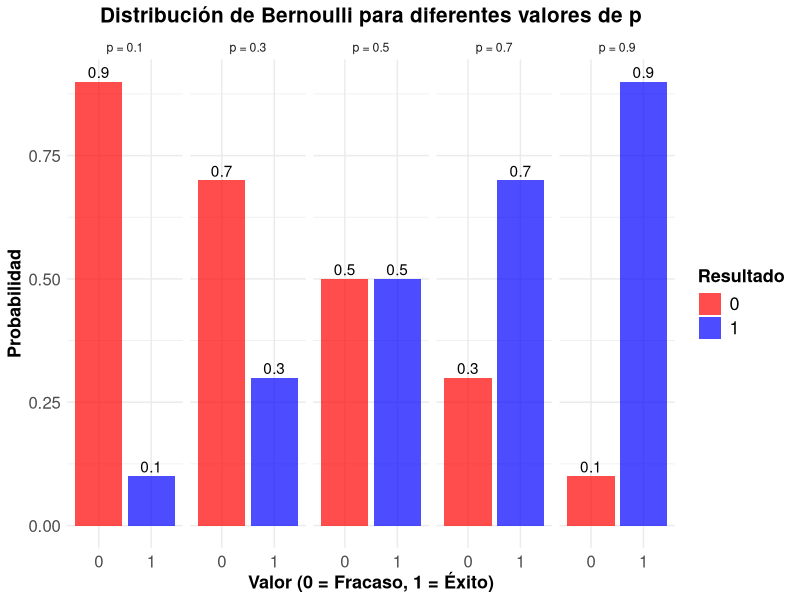
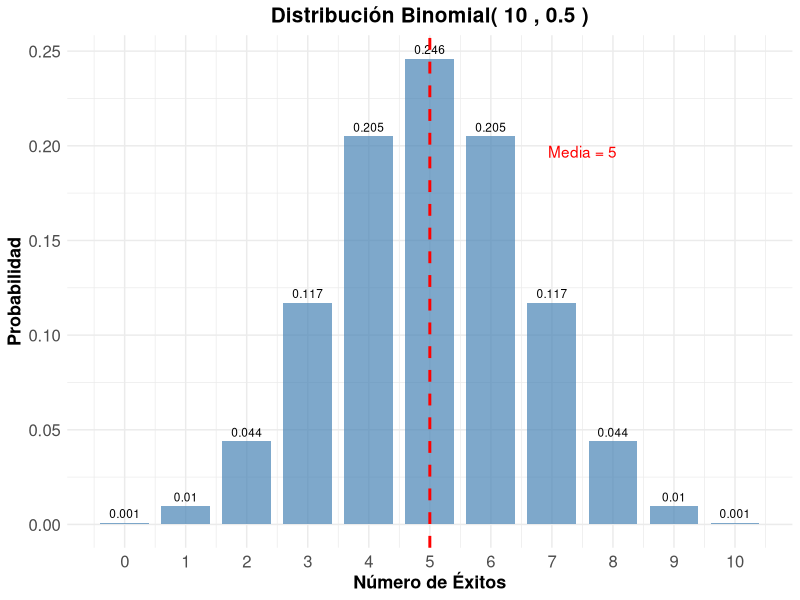
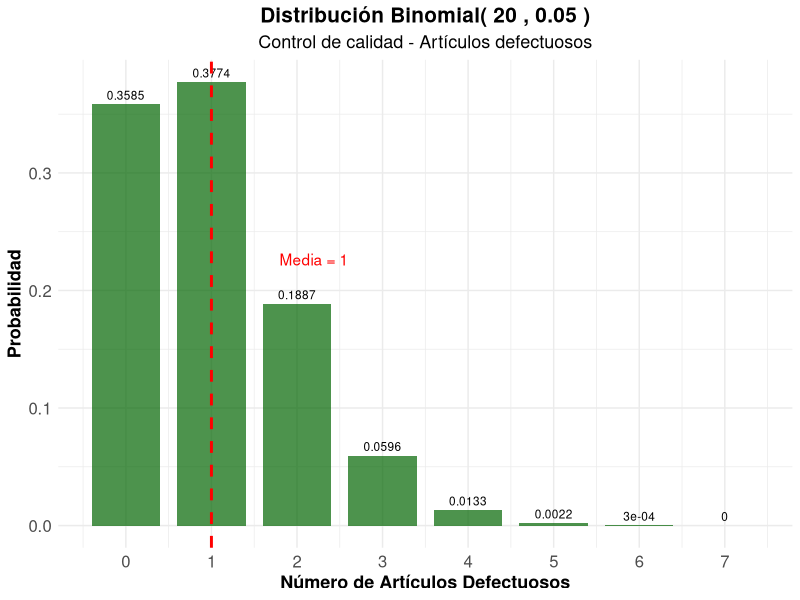
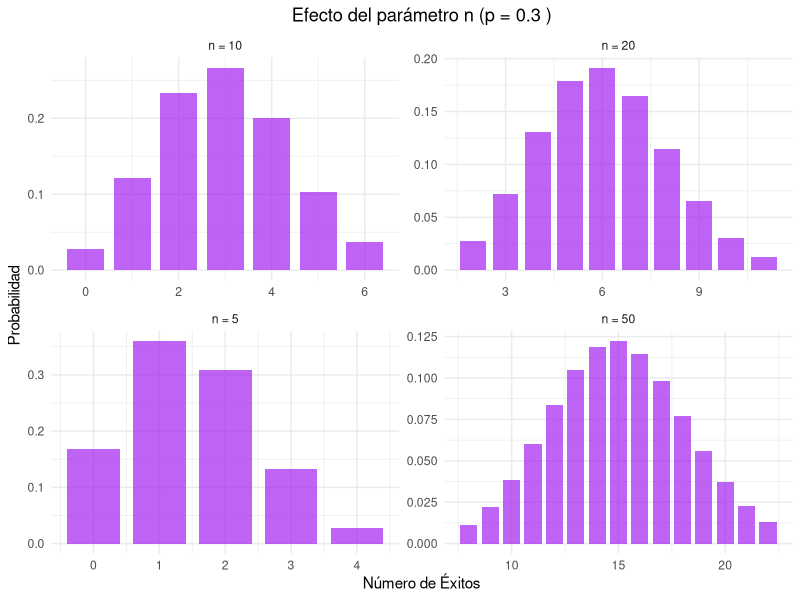
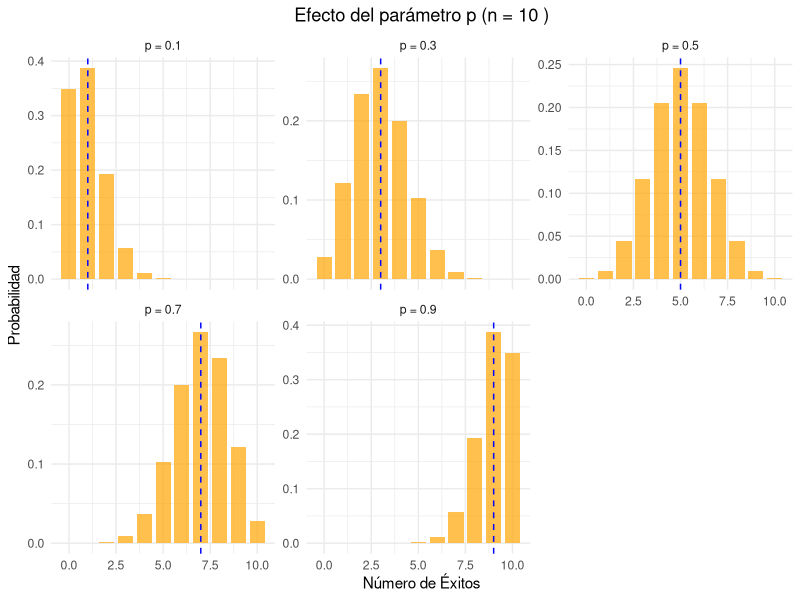
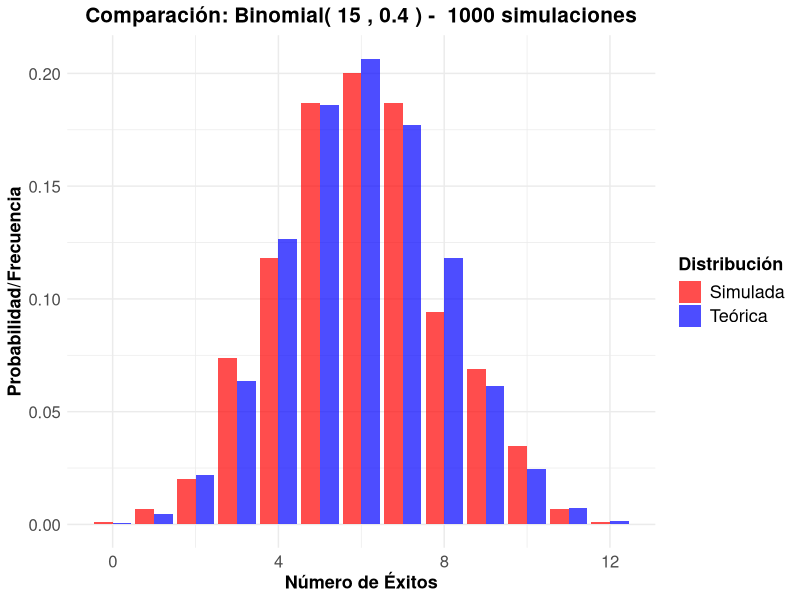
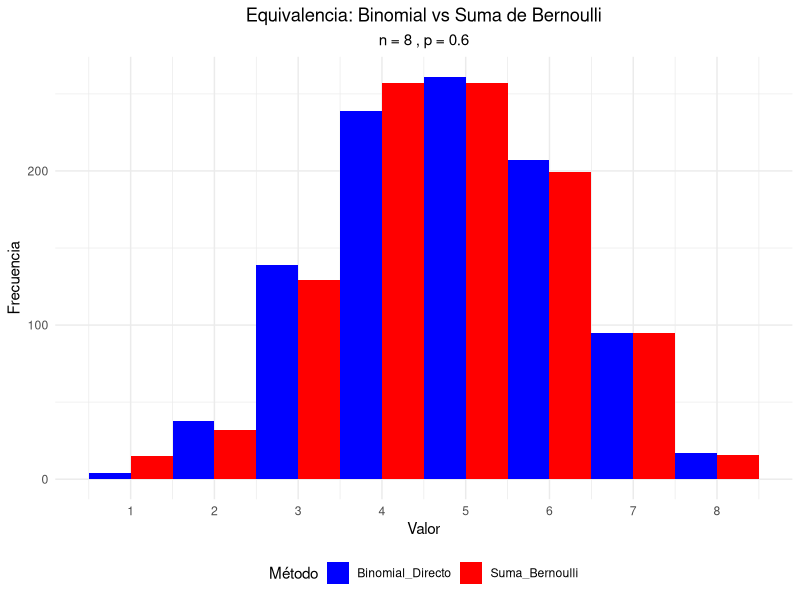
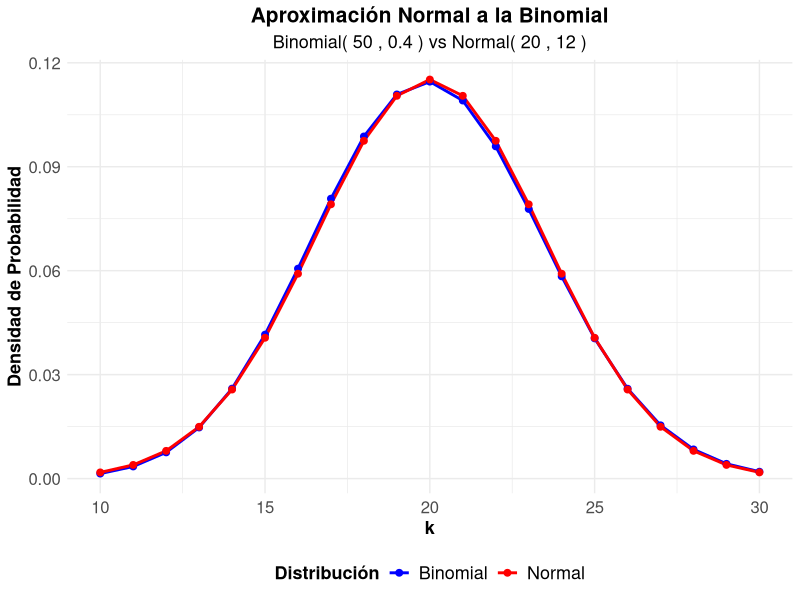

R code for these plots, in order:
## ---- chunk 1
#| label: setup
#| include: false
library(tidyverse)
library(kableExtra)
library(gridExtra)
## ---- chunk 2
#| label: moneda-bernoulli
#| code-fold: true
#| fig-align: center


# Moneda justa
p_moneda <- 0.5

# Crear tabla de probabilidades
bernoulli_moneda <- data.frame(
  Resultado = c("Sello (0)", "Cara (1)"),
  Valor = c(0, 1),
  Probabilidad = c(1-p_moneda, p_moneda)
)

kable(bernoulli_moneda, 
      caption = "Distribución Bernoulli - Moneda justa (p = 0.5)",
      align = "ccc") %>%
  kable_styling(bootstrap_options = "striped")

# Parámetros
media_moneda <- p_moneda
varianza_moneda <- p_moneda * (1 - p_moneda)
desv_std_moneda <- sqrt(varianza_moneda)

cat("Parámetros estadísticos:\n")
cat("Media:", media_moneda, "\n")
cat("Varianza:", varianza_moneda, "\n")
cat("Desviación estándar:", desv_std_moneda, "\n")
## ---- chunk 3
#| label: ejemplos-bernoulli-multiple
#| code-fold: true
#| fig-align: center


# Diferentes valores de p
p_values <- c(0.1, 0.3, 0.5, 0.7, 0.9)

# Crear data frame para visualización
bernoulli_data <- data.frame()
for(p in p_values) {
  temp_data <- data.frame(
    p = paste("p =", p),
    x = c(0, 1),
    probabilidad = c(1-p, p),
    media = p,
    varianza = p*(1-p)
  )
  bernoulli_data <- rbind(bernoulli_data, temp_data)
}

# Tabla de parámetros
param_bernoulli <- data.frame(
  p = p_values,
  Media = p_values,
  Varianza = p_values * (1 - p_values),
  Desv_Std = sqrt(p_values * (1 - p_values))
)

kable(param_bernoulli, 
      caption = "Parámetros de la distribución Bernoulli para diferentes valores de p",
      digits = 4,
      col.names = c("p", "Media", "Varianza", "Desv. Estándar")) %>%
  kable_styling(bootstrap_options = "striped")
## ---- chunk 4
#| label: grafico-bernoulli
#| code-fold: true
#| fig-align: center
#| fig-cap: "Distribución Bernoulli para diferentes valores de p"
ggplot(bernoulli_data, aes(x = factor(x), y = probabilidad, fill = factor(x))) +
  geom_col(alpha = 0.7) +
  geom_text(aes(label = round(probabilidad, 2)), vjust = -0.3) +
  facet_wrap(~p, ncol = 5) +
  scale_fill_manual(values = c("0" = "red", "1" = "blue")) +
  labs(title = "Distribución de Bernoulli para diferentes valores de p",
       x = "Valor (0 = Fracaso, 1 = Éxito)",
       y = "Probabilidad",
       fill = "Resultado") +
  theme_minimal() +
  theme(
    legend.title = element_text(size=13, face="bold"),
    legend.text = element_text(size=13),
    plot.title = element_text(size=15, face="bold", hjust = 0.5),
    plot.subtitle = element_text(size=13, hjust = 0.5),
    axis.text.x=element_text(size=12),
    axis.text.y=element_text(size=12),
    axis.title.x = element_text(face="bold", size=13),
    axis.title.y = element_text(face="bold", size=13)
    # panel.grid.major.y = element_line(color = "#ECF0F1", linewidth = 0.5,
    #   linetype = "dashed"),
    # panel.grid.minor.y = element_blank(),
    # panel.grid.major.x = element_blank(),
    # panel.background = element_rect(fill = "#FAFAFA", color = NA),
    # plot.background = element_rect(fill = "white", color = NA)
  )
## ---- chunk 5
#| label: binomial-monedas
#| code-fold: true
#| fig-align: center


# Parámetros
n_monedas <- 10
p_monedas <- 0.5

# Calcular probabilidades
k_values <- 0:n_monedas
prob_binomial <- dbinom(k_values, n_monedas, p_monedas)

# Crear data frame
binomial_monedas <- data.frame(
  Num_Caras = k_values,
  Probabilidad = prob_binomial
)

# Mostrar tabla
kable(binomial_monedas, 
      caption = paste("Distribución Binomial - 10 lanzamientos de moneda (n =", n_monedas, ", p =", p_monedas, ")"),
      digits = 4,
      col.names = c("Número de Caras", "Probabilidad")) %>%
  kable_styling(bootstrap_options = "striped")

# Parámetros estadísticos
media_monedas <- n_monedas * p_monedas
varianza_monedas <- n_monedas * p_monedas * (1 - p_monedas)
desv_std_monedas <- sqrt(varianza_monedas)

cat("\nParámetros estadísticos:\n")
cat("Media:", media_monedas, "\n")
cat("Varianza:", varianza_monedas, "\n")
cat("Desviación estándar:", round(desv_std_monedas, 4), "\n")
## ---- chunk 6
#| label: grafico-binomial-monedas
#| fig-cap: "Distribución Binomial - 10 lanzamientos de moneda"
#| code-fold: true
#| fig-align: center


ggplot(binomial_monedas, aes(x = Num_Caras, y = Probabilidad)) +
  geom_col(fill = "steelblue", alpha = 0.7, width = 0.8) +
  geom_text(aes(label = round(Probabilidad, 3)), vjust = -0.5, size = 3) +
  geom_vline(xintercept = media_monedas, color = "red", linetype = "dashed", linewidth = 1) +
  annotate("text", x = media_monedas + 2.5, y = max(prob_binomial) * 0.8, 
           label = paste("Media =", media_monedas), color = "red") +
  scale_x_continuous(breaks = k_values) +
  labs(title = paste("Distribución Binomial(", n_monedas, ",", p_monedas, ")"),
       x = "Número de Éxitos",
       y = "Probabilidad") +
  theme_minimal() +
  theme(
    legend.title = element_text(size=13, face="bold"),
    legend.text = element_text(size=13),
    plot.title = element_text(size=15, face="bold", hjust = 0.5),
    plot.subtitle = element_text(size=13, hjust = 0.5),
    axis.text.x=element_text(size=12),
    axis.text.y=element_text(size=12),
    axis.title.x = element_text(face="bold", size=13),
    axis.title.y = element_text(face="bold", size=13)
    # panel.grid.major.y = element_line(color = "#ECF0F1", linewidth = 0.5,
    #   linetype = "dashed"),
    # panel.grid.minor.y = element_blank(),
    # panel.grid.major.x = element_blank(),
    # panel.background = element_rect(fill = "#FAFAFA", color = NA),
    # plot.background = element_rect(fill = "white", color = NA)
  )
## ---- chunk 7
#| label: control-calidad
#| code-fold: true
#| fig-align: center


# Parámetros
n_articulos <- 20
p_defecto <- 0.05

# Probabilidades
k_defectos <- 0:n_articulos
prob_defectos <- dbinom(k_defectos, n_articulos, p_defecto)

# Crear data frame
calidad_data <- data.frame(
  Defectos = k_defectos,
  Probabilidad = prob_defectos
)

# Filtrar probabilidades significativas (> 0.001)
calidad_filtrada <- calidad_data[calidad_data$Probabilidad > 0.001, ]

kable(calidad_filtrada, 
      caption = paste("Distribución Binomial - Control de calidad (n =", n_articulos, ", p =", p_defecto, ")"),
      digits = 4,
      col.names = c("Número de Defectos", "Probabilidad")) %>%
  kable_styling(bootstrap_options = "striped")

# Parámetros estadísticos
media_defectos <- n_articulos * p_defecto
varianza_defectos <- n_articulos * p_defecto * (1 - p_defecto)
desv_std_defectos <- sqrt(varianza_defectos)

cat("Parámetros estadísticos:\n")
cat("Media:", media_defectos, "\n")
cat("Varianza:", round(varianza_defectos, 4), "\n")
cat("Desviación estándar:", round(desv_std_defectos, 4), "\n")

# Probabilidades importantes
prob_0_defectos <- dbinom(0, n_articulos, p_defecto)
prob_max_2_defectos <- pbinom(2, n_articulos, p_defecto)
prob_mas_3_defectos <- 1 - pbinom(3, n_articulos, p_defecto)

cat("\nProbabilidades de interés:\n")
cat("P(0 defectos):", round(prob_0_defectos, 4), "\n")
cat("P(≤ 2 defectos):", round(prob_max_2_defectos, 4), "\n")
cat("P(> 3 defectos):", round(prob_mas_3_defectos, 4), "\n")
## ---- chunk 8
#| label: grafico-calidad
#| code-fold: true
#| fig-align: center
#| fig-cap: "Distribución Binomial - Control de calidad"


ggplot(calidad_data[1:8, ], aes(x = Defectos, y = Probabilidad)) +
  geom_col(fill = "darkgreen", alpha = 0.7, width = 0.8) +
  geom_text(aes(label = round(Probabilidad, 4)), vjust = -0.5, size = 3) +
  geom_vline(xintercept = media_defectos, color = "red", linetype = "dashed", linewidth = 1) +
  annotate("text", x = media_defectos + 1.2, y = max(prob_defectos) * 0.6, 
           label = paste("Media =", media_defectos), color = "red") +
  scale_x_continuous(breaks = 0:7) +
  labs(title = paste("Distribución Binomial(", n_articulos, ",", p_defecto, ")"),
       subtitle = "Control de calidad - Artículos defectuosos",
       x = "Número de Artículos Defectuosos",
       y = "Probabilidad") +
  theme_minimal() +
  theme(
    legend.title = element_text(size=13, face="bold"),
    legend.text = element_text(size=13),
    plot.title = element_text(size=15, face="bold", hjust = 0.5),
    plot.subtitle = element_text(size=13, hjust = 0.5),
    axis.text.x=element_text(size=12),
    axis.text.y=element_text(size=12),
    axis.title.x = element_text(face="bold", size=13),
    axis.title.y = element_text(face="bold", size=13)
    # panel.grid.major.y = element_line(color = "#ECF0F1", linewidth = 0.5,
    #   linetype = "dashed"),
    # panel.grid.minor.y = element_blank(),
    # panel.grid.major.x = element_blank(),
    # panel.background = element_rect(fill = "#FAFAFA", color = NA),
    # plot.background = element_rect(fill = "white", color = NA)
  )
## ---- chunk 9
#| label: efecto-n
#| code-fold: true
#| fig-align: center

# Diferentes valores de n con p fijo
n_vals <- c(5, 10, 20, 50)
p_fijo <- 0.3

# Crear data frame para comparación
comp_n_data <- data.frame()
for(n in n_vals) {
  k_vals <- 0:n
  probs <- dbinom(k_vals, n, p_fijo)
  temp_data <- data.frame(
    n = paste("n =", n),
    k = k_vals,
    probabilidad = probs,
    media = n * p_fijo,
    varianza = n * p_fijo * (1 - p_fijo)
  )
  comp_n_data <- rbind(comp_n_data, temp_data)
}

# Filtrar para visualización (solo valores con probabilidad > 0.01)
comp_n_filtered <- comp_n_data[comp_n_data$probabilidad > 0.01, ]

ggplot(comp_n_filtered, aes(x = k, y = probabilidad)) +
  geom_col(fill = "purple", alpha = 0.7, width = 0.8) +
  facet_wrap(~n, scales = "free") +
  labs(title = paste("Efecto del parámetro n (p =", p_fijo, ")"),
       x = "Número de Éxitos",
       y = "Probabilidad") +
  theme_minimal() +
  theme(plot.title = element_text(hjust = 0.5))
## ---- chunk 10
#| label: efecto-p
#| code-fold: true
#| fig-align: center 
#| fig-cap: "Efecto del parámetro p en la distribución binomial"
# Diferentes valores de p con n fijo
p_vals <- c(0.1, 0.3, 0.5, 0.7, 0.9)
n_fijo <- 10

# Crear data frame para comparación
comp_p_data <- data.frame()
for(p in p_vals) {
  k_vals <- 0:n_fijo
  probs <- dbinom(k_vals, n_fijo, p)
  temp_data <- data.frame(
    p = paste("p =", p),
    k = k_vals,
    probabilidad = probs,
    media = n_fijo * p,
    varianza = n_fijo * p * (1 - p)
  )
  comp_p_data <- rbind(comp_p_data, temp_data)
}

ggplot(comp_p_data, aes(x = k, y = probabilidad)) +
  geom_col(fill = "orange", alpha = 0.7, width = 0.8) +
  geom_vline(aes(xintercept = media), color = "blue", linetype = "dashed") +
  facet_wrap(~p, scales = "free_y") +
  labs(title = paste("Efecto del parámetro p (n =", n_fijo, ")"),
       x = "Número de Éxitos",
       y = "Probabilidad") +
  theme_minimal() +
  theme(plot.title = element_text(hjust = 0.5))
## ---- chunk 11
#| label: simulacion-binomial
#| code-fold: true

n_trials <- 15
p_sim_bin <- 0.4
n_sim_bin <- 1000

# Generar datos
datos_binomial <- rbinom(n_sim_bin, n_trials, p_sim_bin)

# Calcular estadísticas observadas
media_obs_bin <- mean(datos_binomial)
var_obs_bin <- var(datos_binomial)

# Valores teóricos
media_teo_bin <- n_trials * p_sim_bin
var_teo_bin <- n_trials * p_sim_bin * (1 - p_sim_bin)

cat("Media teórica:", media_teo_bin, "| Media observada:", round(media_obs_bin, 4), "\n")
cat("Varianza teórica:", var_teo_bin, "| Varianza observada:", round(var_obs_bin, 4), "\n")

# Comparar distribuciones
freq_obs_bin <- table(datos_binomial) / n_sim_bin
k_sim <- as.numeric(names(freq_obs_bin))
freq_teo_bin <- dbinom(k_sim, n_trials, p_sim_bin)

comparacion_bin <- data.frame(
  k = k_sim,
  Freq_Observada = as.numeric(freq_obs_bin),
  Prob_Teorica = freq_teo_bin
)

kable(head(comparacion_bin, 10), 
      caption = "Comparación frecuencias observadas vs probabilidades teóricas",
      digits = 4,
      col.names = c("k", "Freq. Observada", "Prob. Teórica")) %>%
  kable_styling(bootstrap_options = "striped")
## ---- chunk 12
#| label: grafico-comparacion-sim
#| code-fold: true
#| fig-align: center
#| fig-cap: "Comparación entre distribución teórica y simulada"
library(tidyr)

# Preparar datos para visualización
comp_sim_long <- comparacion_bin %>%
  pivot_longer(cols = c(Freq_Observada, Prob_Teorica),
               names_to = "Tipo",
               values_to = "Probabilidad") %>%
  mutate(Tipo = case_when(
    Tipo == "Freq_Observada" ~ "Simulada",
    Tipo == "Prob_Teorica" ~ "Teórica"
  ))

ggplot(comp_sim_long, aes(x = k, y = Probabilidad, fill = Tipo)) +
  geom_col(position = "dodge", alpha = 0.7) +
  scale_fill_manual(values = c("Teórica" = "blue", "Simulada" = "red")) +
  labs(title = paste("Comparación: Binomial(", n_trials, ",", p_sim_bin, ") - ", n_sim_bin, "simulaciones"),
       x = "Número de Éxitos",
       y = "Probabilidad/Frecuencia",
       fill = "Distribución") +
  theme_minimal() +
  theme(
    legend.title = element_text(size=13, face="bold"),
    legend.text = element_text(size=13),
    plot.title = element_text(size=15, face="bold", hjust = 0.5),
    plot.subtitle = element_text(size=13, hjust = 0.5),
    axis.text.x=element_text(size=12),
    axis.text.y=element_text(size=12),
    axis.title.x = element_text(face="bold", size=13),
    axis.title.y = element_text(face="bold", size=13)
    # panel.grid.major.y = element_line(color = "#ECF0F1", linewidth = 0.5,
    #   linetype = "dashed"),
    # panel.grid.minor.y = element_blank(),
    # panel.grid.major.x = element_blank(),
    # panel.background = element_rect(fill = "#FAFAFA", color = NA),
    # plot.background = element_rect(fill = "white", color = NA)
  )
## ---- chunk 13
#| label: relacion-bernoulli-binomial
#| code-fold: true
#| fig-align: center

n_exp <- 8
p_exp <- 0.6
n_sim_rel <- 1000

# Método 1: Generar directamente de Binomial
binomial_directo <- rbinom(n_sim_rel, n_exp, p_exp)

# Método 2: Sumar n variables Bernoulli independientes
suma_bernoulli <- replicate(n_sim_rel, {
  bernoulli_vars <- rbinom(n_exp, 1, p_exp)
  sum(bernoulli_vars)
})

# Comparar distribuciones
comparacion_relacion <- data.frame(
  Binomial_Directo = binomial_directo,
  Suma_Bernoulli = suma_bernoulli
)

# Visualización comparativa
comp_rel_long <- comparacion_relacion %>%
  mutate(id = row_number()) %>%
  pivot_longer(cols = c(Binomial_Directo, Suma_Bernoulli),
               names_to = "Metodo",
               values_to = "Valor")

ggplot(comp_rel_long, aes(x = Valor, fill = Metodo)) +
  geom_histogram(position = "dodge", center = min(comp_rel_long$Valor), binwidth=1) + 
  scale_fill_manual(values = c("Binomial_Directo" = "blue", "Suma_Bernoulli" = "red")) +
  scale_x_continuous(breaks = 0:(n_exp)) +
  labs(title = "Equivalencia: Binomial vs Suma de Bernoulli",
       subtitle = paste("n =", n_exp, ", p =", p_exp),
       x = "Valor",
       y = "Frecuencia",
       fill = "Método") +
  theme_minimal() +
  theme(plot.title = element_text(hjust = 0.5),
        plot.subtitle = element_text(hjust = 0.5),
        legend.position = "bottom")
## ---- chunk 14
#| label: aproximacion-normal
#| code-fold: true
#| fig-align: center


# Parámetros para aproximación normal
n_aprox <- 50
p_aprox <- 0.4

# Verificar condiciones
condicion1 <- n_aprox * p_aprox >= 5
condicion2 <- n_aprox * (1 - p_aprox) >= 5

cat("Condiciones para aproximación normal:\n")
cat("np =", n_aprox * p_aprox, "≥ 5:", condicion1, "\n")
cat("n(1-p) =", n_aprox * (1-p_aprox), "≥ 5:", condicion2, "\n")

if(condicion1 & condicion2) {
  # Calcular probabilidades exactas y aproximadas
  k_aprox <- 0:n_aprox
  prob_exacta <- dbinom(k_aprox, n_aprox, p_aprox)
  
  # Aproximación normal (con corrección de continuidad)
  media_normal <- n_aprox * p_aprox
  var_normal <- n_aprox * p_aprox * (1 - p_aprox)
  sd_normal <- sqrt(var_normal)
  
  # Crear data frame para comparación
  aprox_data <- data.frame(
    k = k_aprox,
    Binomial = prob_exacta,
    Normal = dnorm(k_aprox, media_normal, sd_normal)
  )
  
  # Filtrar valores significativos
  aprox_filtered <- aprox_data[aprox_data$Binomial > 0.001, ]
  
  # Visualización
  aprox_long <- aprox_filtered %>%
    pivot_longer(cols = c(Binomial, Normal),
                 names_to = "Distribucion",
                 values_to = "Densidad")
  
  ggplot(aprox_long, aes(x = k, y = Densidad, color = Distribucion)) +
    geom_line(linewidth = 1) +
    geom_point(size = 2) +
    scale_color_manual(values = c("Binomial" = "blue", "Normal" = "red")) +
    labs(title = "Aproximación Normal a la Binomial",
         subtitle = paste("Binomial(", n_aprox, ",", p_aprox, ") vs Normal(", media_normal, ",", round(sd_normal^2, 2), ")"),
         x = "k",
         y = "Densidad de Probabilidad",
         color = "Distribución") +
    theme_minimal() +
  theme(
    legend.title = element_text(size=13, face="bold"),
    legend.text = element_text(size=13),
    legend.position = "bottom",
    plot.title = element_text(size=15, face="bold", hjust = 0.5),
    plot.subtitle = element_text(size=13, hjust = 0.5),
    axis.text.x=element_text(size=12),
    axis.text.y=element_text(size=12),
    axis.title.x = element_text(face="bold", size=13),
    axis.title.y = element_text(face="bold", size=13)
    # panel.grid.major.y = element_line(color = "#ECF0F1", linewidth = 0.5,
    #   linetype = "dashed"),
    # panel.grid.minor.y = element_blank(),
    # panel.grid.major.x = element_blank(),
    # panel.background = element_rect(fill = "#FAFAFA", color = NA),
    # plot.background = element_rect(fill = "white", color = NA)
  )
}
## ---- chunk 15
#| label: aplicacion-medicina
#| code-fold: true
#| fig-align: center


# Parámetros
n_pacientes <- 25
p_cura <- 0.8

# Preguntas de interés
# 1. ¿Cuál es la probabilidad de que exactamente 20 pacientes se curen?
prob_20_curas <- dbinom(20, n_pacientes, p_cura)

# 2. ¿Cuál es la probabilidad de que al menos 22 pacientes se curen?
prob_min_22 <- 1 - pbinom(21, n_pacientes, p_cura)

# 3. ¿Cuál es la probabilidad de que entre 18 y 22 pacientes se curen?
prob_18_22 <- pbinom(22, n_pacientes, p_cura) - pbinom(17, n_pacientes, p_cura)

# Parámetros estadísticos
media_curas <- n_pacientes * p_cura
varianza_curas <- n_pacientes * p_cura * (1 - p_cura)
desv_std_curas <- sqrt(varianza_curas)

cat("Aplicación Médica - Efectividad del tratamiento:\n")
cat("Parámetros: n =", n_pacientes, ", p =", p_cura, "\n\n")
cat("Estadísticas esperadas:\n")
cat("Número esperado de curas:", media_curas, "\n")
cat("Varianza:", varianza_curas, "\n")
cat("Desviación estándar:", round(desv_std_curas, 4), "\n\n")
cat("Probabilidades de interés:\n")
cat("P(exactamente 20 curas):", round(prob_20_curas, 4), "\n")
cat("P(al menos 22 curas):", round(prob_min_22, 4), "\n")
cat("P(entre 18 y 22 curas):", round(prob_18_22, 4), "\n")

# Visualización
k_medicina <- 0:n_pacientes
prob_medicina <- dbinom(k_medicina, n_pacientes, p_cura)
medicina_data <- data.frame(k = k_medicina, probabilidad = prob_medicina)

ggplot(medicina_data, aes(x = k, y = probabilidad)) +
  geom_col(fill = "darkblue", alpha = 0.7, width = 0.8) +
  geom_vline(xintercept = media_curas, color = "red", linetype = "dashed", size = 1) +
  geom_vline(xintercept = c(18, 22), color = "orange", linetype = "dotted", size = 1) +
  annotate("text", x = media_curas + 1.5, y = max(prob_medicina) * 0.8, 
           label = paste("E(X) =", media_curas), color = "red") +
  annotate("rect", xmin = 18, xmax = 22, ymin = 0, ymax = Inf, 
           alpha = 0.2, fill = "orange") +
  labs(title = "Distribución del Número de Pacientes Curados",
       subtitle = paste("Binomial(", n_pacientes, ",", p_cura, ")"),
       x = "Número de Pacientes Curados",
       y = "Probabilidad") +
  theme_minimal() +
  theme(
    legend.title = element_text(size=13, face="bold"),
    legend.text = element_text(size=13),
    plot.title = element_text(size=15, face="bold", hjust = 0.5),
    plot.subtitle = element_text(size=13, hjust = 0.5),
    axis.text.x=element_text(size=12),
    axis.text.y=element_text(size=12),
    axis.title.x = element_text(face="bold", size=13),
    axis.title.y = element_text(face="bold", size=13)
    # panel.grid.major.y = element_line(color = "#ECF0F1", linewidth = 0.5,
    #   linetype = "dashed"),
    # panel.grid.minor.y = element_blank(),
    # panel.grid.major.x = element_blank(),
    # panel.background = element_rect(fill = "#FAFAFA", color = NA),
    # plot.background = element_rect(fill = "white", color = NA)
  )
## ---- chunk 16
p <- 0.02
## ---- chunk 17
p <- 0.02
P_no_defectuosa <- 1 - p
cat("a) P(no defectuosa):", P_no_defectuosa, "\n")
## ---- chunk 18
p <- 0.02
media <- p
varianza <- p * (1 - p)
cat("b) Media:", media, "| Varianza:", varianza, "\n")
## ---- chunk 19
p <- 0.02
P_2_defectuosas <- dbinom(2, size = 10, prob = p)
cat("c) P(exactamente 2 defectuosas en 10):", P_2_defectuosas, "\n")
## ---- chunk 20
p <- 0.25
## ---- chunk 21
p <- 0.25
cat("b) P(acertar):", p, "\n")
## ---- chunk 22
p <- 0.25
cat("b) P(acertar):", p, "\n")
media <- p
varianza <- p * (1 - p)
desv <- sqrt(varianza)
cat("c) Media:", media, "| Varianza:", varianza, "| Desv. estándar:", desv, "\n")
## ---- chunk 23
n <- 15
p <- 0.5
## ---- chunk 24
n <- 15
p <- 0.5

P_8 <- dbinom(8, size = n, prob = p)
cat("a) P(exactamente 8 caras):", P_8, "\n")
## ---- chunk 25
n <- 15
p <- 0.5

P_almenos_12 <- 1 - pbinom(11, size = n, prob = p)
cat("b) P(al menos 12 caras):", P_almenos_12, "\n")
## ---- chunk 26
n <- 15
p <- 0.5

media_monedas <- n * p
desv_monedas <- sqrt(n * p * (1 - p))
cat("c) Media:", media_monedas, "| Desv. estándar:", desv_monedas, "\n")
## ---- chunk 27
n_med <- 20
p_med <- 0.85
## ---- chunk 28
n_med <- 20
p_med <- 0.85

P_18_curen <- dbinom(18, size = n_med, prob = p_med)
cat("a) P(exactamente 18 pacientes curados):", P_18_curen, "\n")
## ---- chunk 29
n_med <- 20
p_med <- 0.85

P_15_a_19 <- pbinom(19, size = n_med, prob = p_med) - pbinom(14, size = n_med, prob = p_med)
cat("b) P(entre 15 y 19 pacientes curados):", P_15_a_19, "\n")
## ---- chunk 30
n_med <- 20
p_med <- 0.85

esperados_med <- n_med * p_med
cat("c) Pacientes que se espera que se curen:", esperados_med, "\n")
## ---- chunk 31
n_sim <- 5
m_sim <- 10
p_sim <- 0.4
replicaciones <- 100000

set.seed(123)
## ---- chunk 32
n_sim <- 5
m_sim <- 10
p_sim <- 0.4
replicaciones <- 100000

set.seed(123)

X <- rbinom(replicaciones, size = n_sim, prob = p_sim)
Y <- rbinom(replicaciones, size = m_sim, prob = p_sim)
Suma_Simulada <- X + Y
## ---- chunk 33
n_sim <- 5
m_sim <- 10
p_sim <- 0.4
replicaciones <- 100000

set.seed(123)

Suma_Teorica <- rbinom(replicaciones, size = n_sim + m_sim, prob = p_sim)
## ---- chunk 34
cat("Media de X + Y simulada de forma separada:", mean(Suma_Simulada), "\n")
cat("Media de la Binomial teórica combinada (n+m):", mean(Suma_Teorica), "\n")
